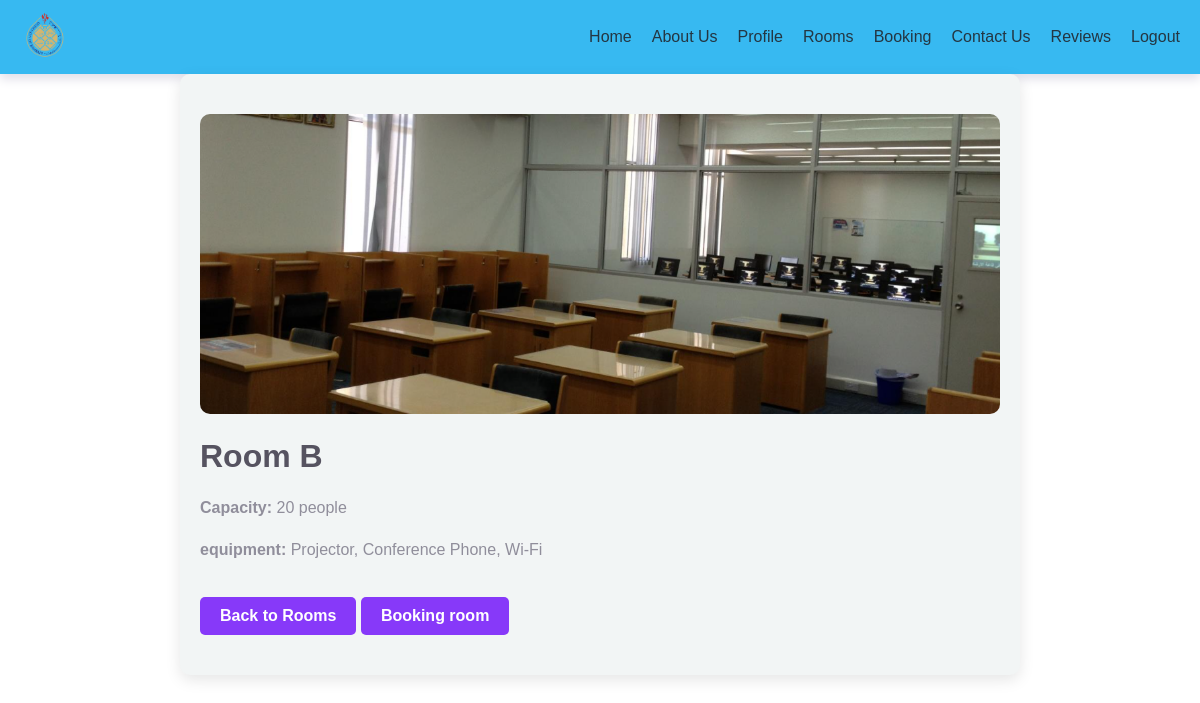
The page /room_details.php?room=2 on the database its author committed.
### tables this page shows
CREATE TABLE `rooms` (
  `id` int(11) NOT NULL,
  `name` varchar(100) NOT NULL,
  `equipment` text NOT NULL,
  `capacity` int(11) NOT NULL,
  `image` varchar(255) NOT NULL
);

### room_details.php (the view, shortened to what this page needs)
<?php
include 'connection.php';
include 'header.php';
if (isset($_GET['room']) && is_numeric($_GET['room'])) {
    $roomId = $_GET['room'];
    $sql = "SELECT * FROM rooms WHERE id = ?";
    $stmt = $conn->prepare($sql);
    $stmt->bind_param("i", $roomId);
    $stmt->execute();
    $result = $stmt->get_result();
    if ($result->num_rows > 0) {
        $room = $result->fetch_assoc();
    } else {
        echo "<p>Room not found.</p>";
        $room = null;
    }
} else {
    echo "<p>Invalid room ID.</p>";
    $room = null;
}
?>
<!DOCTYPE html>
<html lang="en">
<head>
</head>
<body>
<section class="room-details">
    <?php if ($room): ?>
        <img src="images/<?php echo htmlspecialchars($room['image']); ?>" alt="<?php echo htmlspecialchars($room['name']); ?>">
        <h1><?php echo htmlspecialchars($room['name']); ?></h1>
        <p><strong>Capacity:</strong> <?php echo !empty($room['capacity']) ? htmlspecialchars($room['capacity']) : 'Not specified'; ?> people</p>
        <p><strong>equipment:</strong> <?php echo !empty($room['equipment']) ? htmlspecialchars($room['equipment']) : 'No equipment available.'; ?></p>
        <a href="rooms.php" class="back-btn">Back to Rooms</a>
       <?php
                 echo '<a href="booking.php?room=' . htmlspecialchars($room['id']) . '" class="book-btn">Booking room</a>'; ?>
    <?php else: ?>
        <p>Room details could not be loaded.</p>
    <?php endif; ?>
</section>
</body>
</html>

### header.php (style rules this page uses)
:root { --colorfirst: #8739F9; --colorSecond: #37B9F1; --colorback: #F2F5F5; --colorShadow: #565360; --colorLabel: #908E9B; --colorDisabled: #E1DFE9; }
body { margin: 0; font-family: Arial, sans-serif; }

### room_details.php (style rules this page uses)
.room-details { padding: 40px 20px; max-width: 800px; margin: auto; background: var(--colorback); box-shadow: 0 5px 15px rgba(0, 0, 0, 0.1); border-radius: 10px; }
.room-details img { width: 100%; height: 300px; object-fit: cover; border-radius: 10px; }
.room-details h1 { color: var(--colorShadow); font-size: 2rem; margin: 20px 0; }
.room-details p { font-size: 1rem; color: var(--colorLabel); line-height: 1.6; margin-bottom: 15px; }
.room-details .back-btn { display: inline-block; margin-top: 20px; padding: 10px 20px; background: var(--colorfirst); color: #fff; text-decoration: none; border-radius: 5px; font-weight: bold; transition: background 0.3s ease; }
.book-btn { display: inline-block; margin-top: 10px; padding: 10px 20px; background: var(--colorfirst); color: #fff; text-decoration: none; border-radius: 5px; font-weight: bold; transition: background 0.3s ease; }

### rows shown on the page
rooms: image (picture), name "Room B", capacity "20", equipment "Projector, Conference Phone, Wi-Fi"
